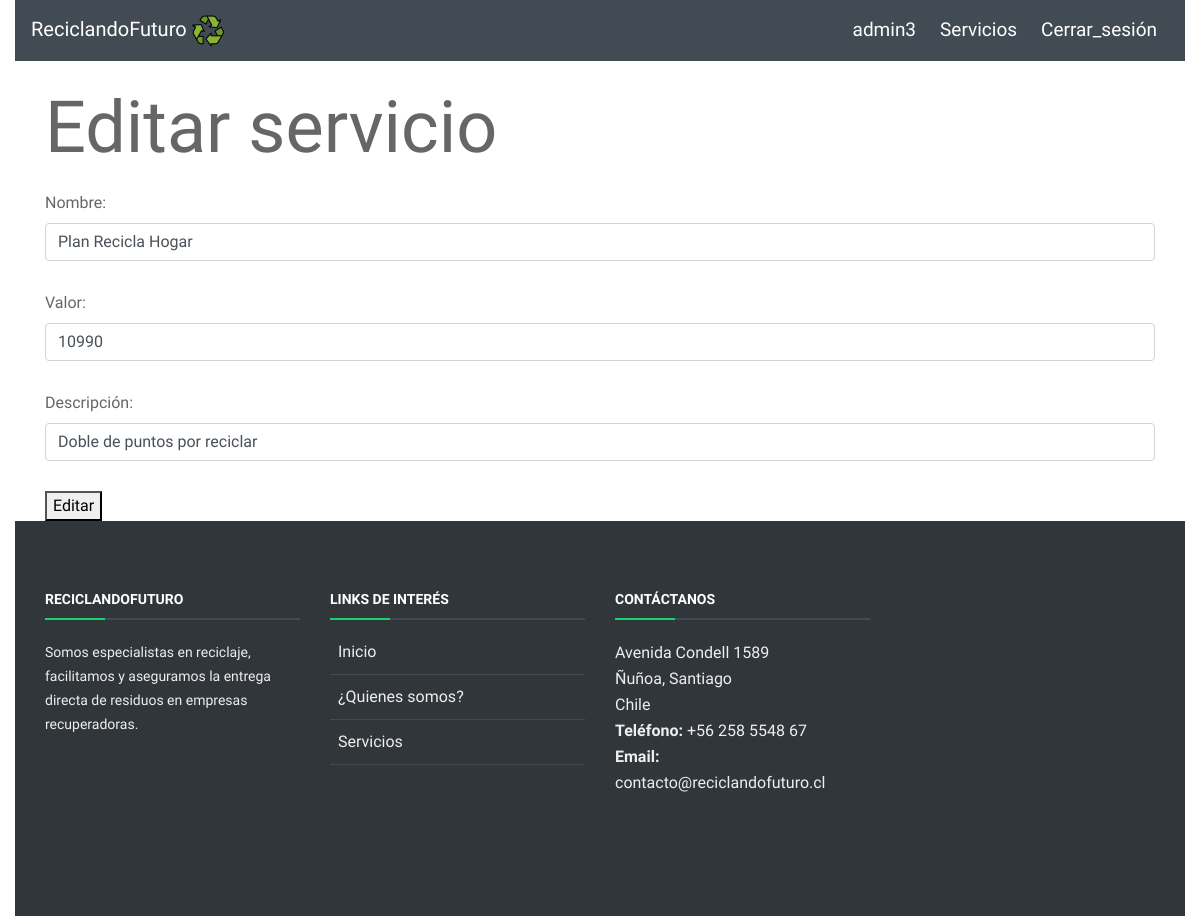
The app's page /editar_servicio/19 (signed in) with its own data.
### gestion_usuario/models.py (models this page shows, shortened)
class Servicio(models.Model):
    nombreservicio = models.CharField(max_length=20)
    valorservicio = models.IntegerField()
    descripcionservicio = models.CharField(max_length=200)

### gestion_usuario/views.py (the view)
# urls.py: path('editar_servicio/<int:servicio_id>', views.editar_servicio),
def editar_servicio(request, servicio_id):
    if request.user.is_authenticated:
        instancia= Servicio.objects.get(id=servicio_id)
        form=  RegistraServicio(instance=instancia)
        if request.method=="POST":
            form= RegistraServicio(request.POST, instance=instancia)
            if form.is_valid():
                instancia= form.save(commit=False)
                instancia.save()
                return redirect('servicio/listar_servicios/')
        return render(request, "gestion_usuario/servicio/editar_servicio.html",{'form':form})
    else:
            return render(request, 'principal.html', {})

### gestion_usuario/forms.py
class RegistraServicio(forms.ModelForm):
    class Meta():
        model = Servicio
        fields = ('nombreservicio',
                'valorservicio',
                'descripcionservicio',
                )
        labels = {
            'nombreservicio': 'Nombre',
            'valorservicio': 'Valor',
            'descripcionservicio': 'Descripción',
        }
    def __init__(self, *args, **kwargs):
        super(RegistraServicio, self).__init__(*args, **kwargs)
        self.fields['nombreservicio'].widget.attrs.update({'class': 'form-control'})
        self.fields['valorservicio'].widget.attrs.update({'class': 'form-control'})
        self.fields['descripcionservicio'].widget.attrs.update({'class': 'form-control'})

### gestion_usuario/templates/gestion_usuario/servicio/editar_servicio.html (shortened to what this page needs)
{% extends 'base.html' %}
{% block content %}
    <br>
    <h1 class="display-3">Editar servicio</h1>
    <form method="POST">
        {{ form.as_p }}
        <button type="submit">Editar</button>
    </form>
{% endblock content %}

### templates/base.html (shortened to what this page needs)
{% load static %}
<!DOCTYPE html>
<html lang="en">
  <head>
    <link rel="stylesheet" href="{% static 'css/bootstrap.css' %}">
    <link rel="stylesheet" href="{% static 'css/estilo.css' %}">
    <link
      href="https://unpkg.com/ionicons@4.5.9-1/dist/css/ionicons.min.css"
      rel="stylesheet"
    />
  </head>
  <body>
    <div class="container-fluid">
      <nav id="cont-nav-color" class="navbar navbar-expand-lg col-sm-12">
          <a class="navbar-brand" href="{% url 'gestion_usuario:index' %}" style="color:black">
            <small>ReciclandoFuturo </small><img src="{% static 'img/recycle-sign.png' %}" alt="" class="logo" />
          </a>
          <div class="collapse navbar-collapse" id="navegadorContenido">
            <ul class="navbar-nav ml-auto">
              {% if not request.user.is_authenticated %}
                <li class="nav-item mx-2">
                  <a class="nav-link" href="{% url 'gestion_usuario:principal' %}">Inicio</a>
                </li>
                <li class="nav-item mx-2">
                  <a class="nav-link" href="{% url 'gestion_usuario:servicios' %}">Servicios</a>
                </li>
                <li class="nav-item mx-2">
                  <a class="nav-link" href="{% url 'gestion_usuario:contacto' %}">Contacto</a>
                </li>
                <li class="nav-item mx-1">
                  <a class="nav-link" href="{% url 'gestion_usuario:login' %}">Iniciar_sesión</a>
                </li>
                <li class="nav-item mx-1">
                  <a class="nav-link" href="{% url 'gestion_usuario:registrar' %}">Registrate</a>
                </li>
              {% else %}
                <li class="nav-item mx-1">
                  <a class="nav-link" href="{% url 'gestion_usuario:index' %}">{{ user.username }}</a>
                </li>
                <li class="nav-item mx-1">
                  <a class="nav-link"  href="{% url 'gestion_usuario:listar_servicios' %}">Servicios</a>
                </li>
                <li class="nav-item mx-1">
                  <a class="nav-link" href="{% url 'gestion_usuario:logout' %}">Cerrar_sesión</a>
                </li>
              {% endif %}
            </ul>
          </div>
        </nav>
    </div>
    <div class="container">
        {% block content %}
        {% endblock content%}
    </div>
    <footer id="footer">
      <div class="footer-top">
        <div class="container">
          <div class="row">
            <div class="col-lg-3 col-md-6 footer-info">
              <h4>ReciclandoFuturo</h4>
              <p>Somos especialistas en reciclaje, facilitamos y aseguramos la entrega directa de residuos en empresas
                recuperadoras.</p>
            </div>
            <div class="col-lg-3 col-md-6 footer-links">
              <h4>Links de interés</h4>
              <ul>
                <li><i class="ion-ios-arrow-right"></i> <a href="#intro">Inicio</a></li>
                <li><i class="ion-ios-arrow-right"></i> <a href="#about">¿Quienes somos?</a></li>
                <li><i class="ion-ios-arrow-right"></i> <a href="servicios.html">Servicios</a></li>
              </ul>
            </div>
            <div class="col-lg-3 col-md-6 footer-contact">
              <h4>Contáctanos</h4>
              <p>
                Avenida Condell 1589 <br>
                Ñuñoa, Santiago<br>
                Chile <br>
                <strong>Teléfono:</strong> +56 258 5548 67<br>
                <strong>Email:</strong> contacto@reciclandofuturo.cl<br>
              </p>
            </div>
          </div>
        </div>
      </div>
    </footer>
  </body>

### static/css/estilo.css (style rules this page uses)
body { background: #fff; color: #666666; font-family: 'Inconsolata', monospace; }
a { color: #18d26e; transition: 0.5s; font-family: 'Inconsolata', monospace; }
p { padding: 0; margin: 0 0 30px 0; font-family: 'Inconsolata', monospace; }
h1, h2, h3, h4, h5, h6 { font-family: 'Inconsolata', monospace; font-weight: 400; margin: 0 0 20px 0; padding: 0; }
nav { font-family: 'Inconsolata', monospace; }
footer { font-family: 'Inconsolata', monospace; background-color: #424B54; color: white; }
#cont-nav-color { background-color: #424B54; }
#navegadorContenido ul li a { text-decoration: none; color: white; font-size: 19px; }
#cont-nav-color small { color: white; font-size: 20px; }
#footer { background: rgb(49, 54, 59); color: #eee; font-size: 16px; margin-left: 15px; margin-right: 15px; }
#footer .footer-top { background: rgb(49, 54, 59); padding: 70px 0 60px 0; }
#footer .footer-top .footer-info { margin-bottom: 60px; }
#footer .footer-top .footer-info p { font-size: 14px; line-height: 24px; margin-bottom: 0; font-family: "Inconsolata", sans-serif; color: #eee; }
#footer .footer-top h4 { font-size: 14px; font-weight: bold; color: #fff; text-transform: uppercase; position: relative; padding-bottom: 12px; }
#footer .footer-top h4::before, #footer .footer-top h4::after { content: ''; position: absolute; left: 0; bottom: 0; height: 2px; }
#footer .footer-top h4::before { right: 0; background: #424B54FF; }
#footer .footer-top h4::after { background: #18d26e; width: 60px; }
#footer .footer-top .footer-links { margin-bottom: 30px; }
#footer .footer-top .footer-links ul { list-style: none; padding: 0; margin: 0; }
#footer .footer-top .footer-links ul i { padding-right: 8px; color: #ddd; }
#footer .footer-top .footer-links ul li { border-bottom: 1px solid #424B54FF; padding: 10px 0; }
#footer .footer-top .footer-links ul li:first-child { padding-top: 0; }
#footer .footer-top .footer-links ul a { color: #eee; }
#footer .footer-top .footer-contact { margin-bottom: 30px; }
#footer .footer-top .footer-contact p { line-height: 26px; }

### records on screen
Servicio: nombreservicio "Plan Recicla Hogar", valorservicio "10990", descripcionservicio "Doble de puntos por reciclar"

### other values on screen
{{ user.username }} "admin3"
